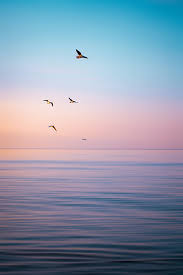
#> input picture ex1b/images/1.jpg, 183 x 275 px; its folder holds 4 pictures in this run
$ python main.py
#> lines starting #> are read from the running program, lines starting #| are printed output that depends on the picture
### ex1b/io_utils.py
from pathlib import Path
import cv2
import numpy as np

def read_image(path: str | Path):
    path = Path(path)
    data = np.fromfile(str(path), dtype=np.uint8)
    img = cv2.imdecode(data, cv2.IMREAD_COLOR)
#> img is the input picture: shape (275, 183, 3); mean B, G, R 171.4, 151.9, 139.3
    return img

def save_image(path: str | Path, img):
    ext = Path(path).suffix
    ok, buf = cv2.imencode(ext, img)
    if ok:
        buf.tofile(str(path))

### ex1b/main.py
from pathlib import Path
import cv2
from io_utils import read_image, save_image

def convert_folder_to_gray(input_dir="images", output_dir="gray_images"):
    in_dir = Path(input_dir)
    out_dir = Path(output_dir)
    out_dir.mkdir(exist_ok=True)

    for img_path in in_dir.iterdir():
        if img_path.suffix.lower() not in [".jpg", ".jpeg", ".png", ".bmp"]:
            continue
        img = read_image(img_path)
        if img is None:
            print(f"Không đọc được: {img_path.name}")
            continue

        gray = cv2.cvtColor(img, cv2.COLOR_BGR2GRAY)
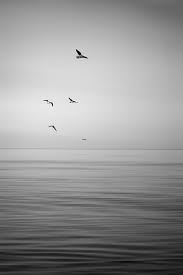
#> gray: shape (275, 183); min 1, max 253, mean 150.3
        out_path = out_dir / img_path.name
        save_image(out_path, gray)
#> in save_image, `ok, buf = cv2.imencode(ext, img)`: buf = 7308 values, max 255 at index 0, min 0 at index 4, mean 140.4
        print(f"Đã chuyển: {img_path.name} → xám")
#> pass 2 of the loop in convert_folder_to_gray, `for img_path in in_dir.iterdir():`:
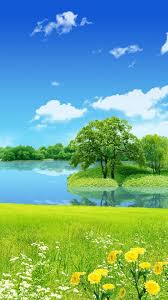
#> input picture ex1b/images/2.jpg, 168 x 300 px
#> in read_image, img is the input picture: shape (300, 168, 3); mean B, G, R 143.8, 167, 109.5
#> in convert_folder_to_gray, `gray = cv2.cvtColor(img, cv2.COLOR_BGR2GRAY)`:
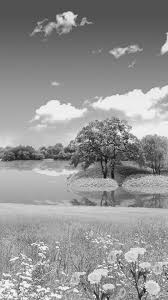
#> gray: shape (300, 168); min 11, max 253, mean 147.2
#> pass 3 of the loop in convert_folder_to_gray, `for img_path in in_dir.iterdir():`:
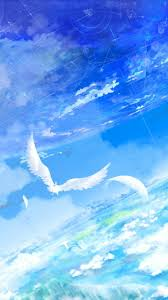
#> input picture ex1b/images/3.jpg, 168 x 300 px
#> in read_image, img is the input picture: shape (300, 168, 3); mean B, G, R 240.3, 171.9, 113.3
#> in convert_folder_to_gray, `gray = cv2.cvtColor(img, cv2.COLOR_BGR2GRAY)`:
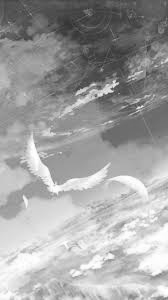
#> gray: shape (300, 168); min 45, max 255, mean 162.2
#> the loop made 4 passes; the first 3 are shown

    print("Hoàn tất!")

if __name__ == "__main__":
    convert_folder_to_gray()
